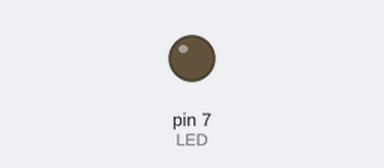
Bench run of a sketch on a simulated Arduino Uno, built with avr-gcc and run on an emulated ATmega328P. Parts: output pins drawn as LEDs (lit = HIGH).

Above: at 0.5 s.
Timing chart, 0 to 2.0 s (numbered marks = the images above):
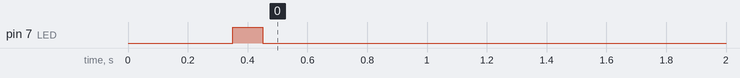

The sketch:

MetronomeMillisTest.ino
```cpp
// THIS PROGRAM IS A TEST - TRYING TO GET THE TIMING INTERVAL BETWEEN TWO SOUNDS USING MILLIS()
/*After some research on how C++ works (bare in mind, I have no C++ knowledge), I have updated this test so
  that it actually works.

  CHANGES MADE:
  1)  Removed the MIC sensor (just need to know if millis() works)
              -  Also removed all assosiated variables

  2)  Removed Serial.begin(9600) - I'll be honest, even after researching this, I still don't know what it does.
      I think it deals with how many bits of data are processed per second - in relation to the console, as in
      how quickly information is printed to the screen.

  3)  Moved the time-recording section to a new function - GetDelay()*/

// declare constants for the pin locations
const int LED = 7; // digital output pin 7


// declaring variables
unsigned long t1; // takes first time-stamp using millis()
unsigned long t2; // records the differents between the first time-stamp (t1) and the current millis()


void setup() {
  pinMode(LED, OUTPUT); // this is making the LED an output devide in the program
  GetDelay(); // setting up the timing delay here since the function only needs to run once
}


void loop() {
  digitalWrite(LED, HIGH);
  delay(100);
  digitalWrite(LED, LOW);
  delay(t2);
}


// GetDelay() assigns the delay to variable t2
unsigned long GetDelay()
{
  t1 = millis();
  delay(350); // I'm not sure how long this is, I know it's more than a 1/4 second and less than 1/2 a second
  t2 = t1 - millis();
  return t2;
}
```

Measured:
- by itself, pin 7 (LED): LOW → HIGH at 0.35 s, → LOW 0.10 s later
